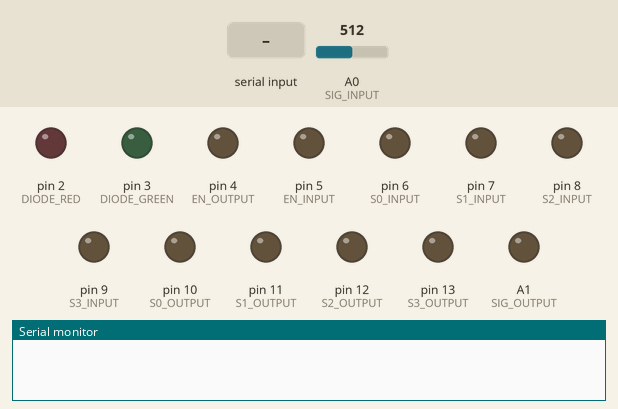
Simulated run of this sketch. Board: Arduino Uno, built with avr-gcc and run on an emulated ATmega328P. Parts: output pins drawn as LEDs (lit = HIGH), the last lines printed to the serial monitor. Dashed ring = blinking. The inputs (shaded band) are chosen by the test bench; at power-on: A0 (SIG_INPUT) = 512.

Above: at 1.2 s.
1.3 s: "0" received over Serial
At 4.0 s:
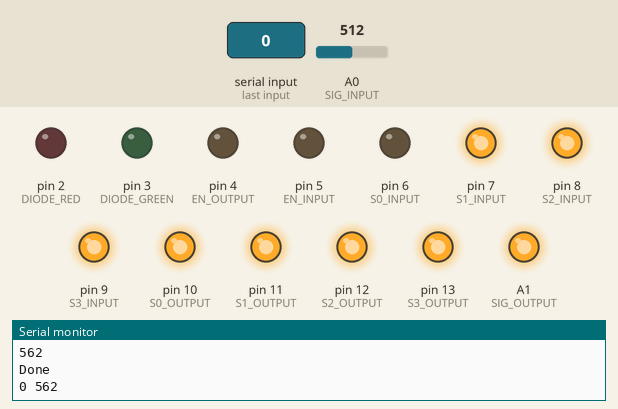
4.3 s: "1" received over Serial
At 5.4 s:
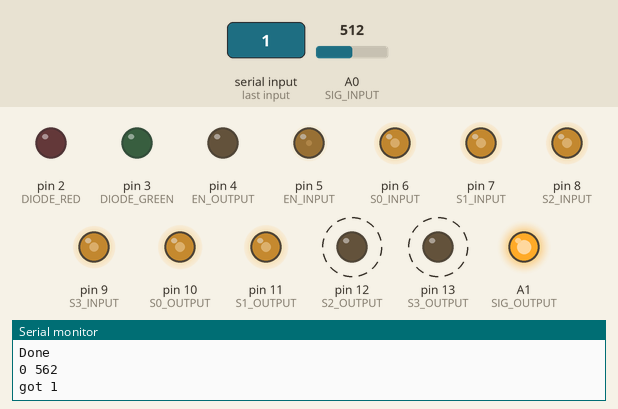
7.3 s: A0 (SIG_INPUT) set to 546
10.3 s: A0 (SIG_INPUT) set to 576
13.3 s: "2" received over Serial
At 14.2 s:
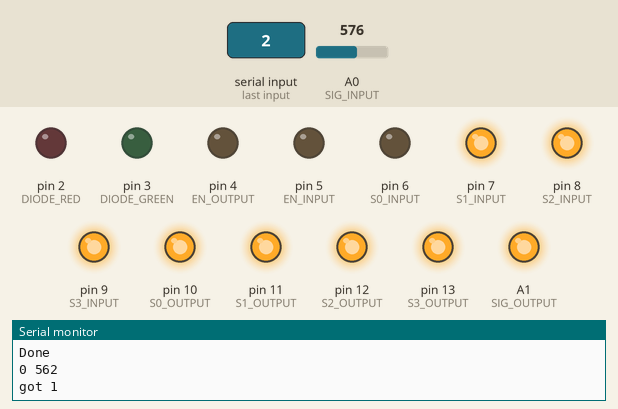
14.8 s: "30,150\n" received over Serial
Timing chart, 0 to 46.5 s (numbered marks = the images above; inputs shaded):
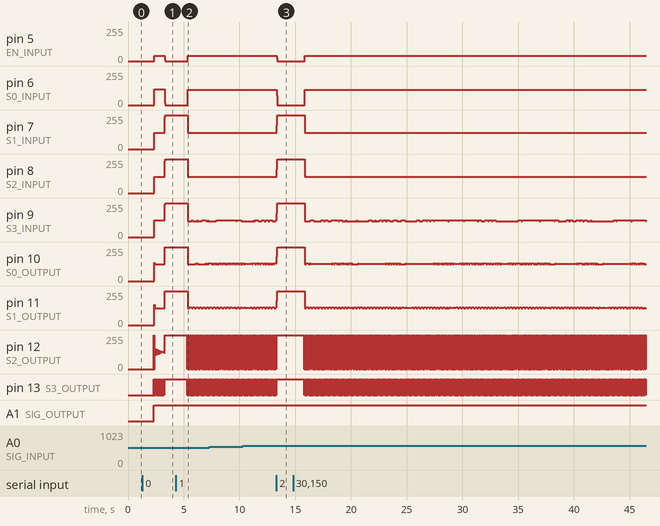

Measured:
- after the input at 1.3 s, pin 5 (EN_INPUT): 0/255 → 39/255 after 1.0 s, → 0/255 0.96 s later; pin 6 (S0_INPUT): 0/255 → 118/255 after 1.0 s, → 0/255 0.96 s later
- after the input at 4.3 s, pin 5 (EN_INPUT): 0/255 → 38/255 after 1.0 s; pin 6 (S0_INPUT): 0/255 → 116/255 after 1.0 s
- after the input at 13.3 s, pin 5 (EN_INPUT): 38/255 → 0/255 at once; pin 6 (S0_INPUT): 116/255 → 0/255 at once; pin 7 (S1_INPUT), pin 8 (S2_INPUT): 122/255 → 255/255 at once; pin 12 (S2_OUTPUT): goes on until 13.3 s, then stays 255/255; pin 13 (S3_OUTPUT): goes on until 13.3 s, then stays HIGH
- after the input at 14.8 s, pin 5 (EN_INPUT): 0/255 → 38/255 after 1.0 s; pin 6 (S0_INPUT): 0/255 → 116/255 after 1.0 s

The sketch:

arduino.ino
```cpp
#define SIG_OUTPUT A1
#define S3_OUTPUT 13
#define S2_OUTPUT 12
#define S1_OUTPUT 11
#define S0_OUTPUT 10
#define EN_OUTPUT 4

#define SIG_INPUT A0
#define S3_INPUT 9
#define S2_INPUT 8
#define S1_INPUT 7
#define S0_INPUT 6
#define EN_INPUT 5

#define DIODE_GREEN 3
#define DIODE_RED 2

// const int cols = 15;
// const int rows = 16;
const int cols = 15;
const int rows = 16;

const int mess = 50;

const boolean channels [16][4] {
  {0, 0, 0, 0}, //channel 0
  {1, 0, 0, 0}, //channel 1
  {0, 1, 0, 0}, //channel 2
  {1, 1, 0, 0}, //channel 3
  {0, 0, 1, 0}, //channel 4
  {1, 0, 1, 0}, //channel 5
  {0, 1, 1, 0}, //channel 6
  {1, 1, 1, 0}, //channel 7
  {0, 0, 0, 1}, //channel 8
  {1, 0, 0, 1}, //channel 9
  {0, 1, 0, 1}, //channel 10
  {1, 1, 0, 1}, //channel 11
  {0, 0, 1, 1}, //channel 12
  {1, 0, 1, 1}, //channel 13
  {0, 1, 1, 1}, //channel 14
  {1, 1, 1, 1} //channel 15
};

bool massiv[rows][cols];
int massiv2[rows][cols];

const int ledPin = 13; // Built in LED in Arduino board
String cmd;

int horizontal, vertical;
int n = 0, err = 1;

void clearMassiv() {
  for (int i = 0; i < rows; i++) {
    for (int j = 0; j < cols; j++) {
      massiv[i][j] = false;
      massiv2[i][j] = 0;
    }
  }
}

void setup() {
  // Initialization
  pinMode(ledPin, OUTPUT);
  digitalWrite(ledPin, LOW);
  Serial.begin(9600); // Communication rate of the Bluetooth Module


  pinMode(S0_OUTPUT, OUTPUT);
  pinMode(S1_OUTPUT, OUTPUT);
  pinMode(S2_OUTPUT, OUTPUT);
  pinMode(S3_OUTPUT, OUTPUT);

  pinMode(S0_INPUT, OUTPUT);
  pinMode(S1_INPUT, OUTPUT);
  pinMode(S2_INPUT, OUTPUT);
  pinMode(S3_INPUT, OUTPUT);

  pinMode(EN_OUTPUT, OUTPUT);
  pinMode(EN_INPUT, OUTPUT);

  pinMode(SIG_OUTPUT, OUTPUT);
  pinMode(SIG_INPUT, INPUT);

  pinMode(DIODE_RED, OUTPUT);
  pinMode(DIODE_GREEN, OUTPUT);

  clearMassiv();
}

String readMsg() {
  if (Serial.available() > 0) { // Check if there is data coming
    String msg = Serial.readString();
    Serial.print("got");
    Serial.print(" ");
    Serial.println(msg);
    return msg; // Read the message as String
  }

  return String(' ');
}

void connect_line_rows(int i) {
  //запрещаем работу

  digitalWrite(EN_OUTPUT, HIGH);

  digitalWrite(S0_OUTPUT, channels[i][0]);
  digitalWrite(S1_OUTPUT, channels[i][1]);
  digitalWrite(S2_OUTPUT, channels[i][2]);
  digitalWrite(S3_OUTPUT, channels[i][3]);

  digitalWrite(EN_OUTPUT, LOW);
  digitalWrite(SIG_OUTPUT, HIGH);
}

void connect_line_cols(int i) {
  //запрещаем работу
  digitalWrite(EN_INPUT, HIGH);

  digitalWrite(S0_INPUT, channels[i][0]);
  digitalWrite(S1_INPUT, channels[i][1]);
  digitalWrite(S2_INPUT, channels[i][2]);
  digitalWrite(S3_INPUT, channels[i][3]);
  digitalWrite(EN_INPUT, LOW);
}

int noise() {
  int m = 0;
  int val = 0;
  Serial.println("Calibrate...");
  for (int i = 0; i < 30; i++) {
    for (int j = 0; j < rows; j++) {
      connect_line_rows(j);
      for (int k = 0; k < cols; k++) {
        connect_line_cols(k);
        val = analogRead(SIG_INPUT);
        if (val > m) {
          m = val;
        }
      }

    }
  }
  Serial.println(m + mess);
  Serial.println("Done");
  return m + mess;
}

void setParameters(String msg) {
  // format "0 row col"
  horizontal = msg[2] - '0';
  vertical = msg[4] - '0';

  Serial.println(horizontal);
  Serial.println(vertical);
  n = noise();
  String str = "0 ";
  str = str + String(n);
  Serial.println(str);
  return;
}


void startTraining() {
  //необходимо пройтись по всем портам S0..S3 выхода и подать на C0..C15 платы питания высокий сигнал
  for (int i = 0; i < rows; i++) {
    connect_line_rows(i);
    for (int j = 0; j < cols; j++) {
      connect_line_cols(j);
      int val = analogRead(SIG_INPUT);
      massiv2[i][j] = val;
      if (val > n) {
        massiv[i][j] = true;
      }
    }
  }

  bool flag = false;
  for (int i = 0; i < horizontal; i++) {
    for (int j = 0; j < vertical; j++) {
      if (massiv[i][j] == true) {
        Serial.println(horizontal);
        Serial.println(vertical);
        Serial.print("in ");
        Serial.print(i);
        Serial.print(" ");
        Serial.print(j);
        Serial.print(" ");
        Serial.println(massiv2[i][j]);
        flag = true;
        break;
      }
    }
  }
  if (flag) {
    clearMassiv();
    digitalWrite(DIODE_RED, LOW);
    digitalWrite(DIODE_GREEN, HIGH);
    return;
  } else {
    digitalWrite(DIODE_GREEN, LOW);
    digitalWrite(DIODE_RED, LOW);
  }

  for (int i = 0; i < horizontal; i++) {
    for (int j = cols - vertical; j < cols; j++) {
      if (massiv[i][j] == true) {
        digitalWrite(DIODE_RED, HIGH);
        Serial.print("out ");
        Serial.print(i);
        Serial.print(" ");
        Serial.print(j);
        Serial.print(" ");
        Serial.println(massiv2[i][j]);
      }
    }
  }

  for (int i = horizontal; i < rows; i++) {
    for (int j = cols - vertical; j < cols; j++) {
      if (massiv[i][j] == true) {
        digitalWrite(DIODE_RED, HIGH);
        Serial.print("out ");
        Serial.print(i);
        Serial.print(" ");
        Serial.print(j);
        Serial.print(" ");
        Serial.println(massiv2[i][j]);
      }
    }
  }

  clearMassiv();
}

void pause() {
  while (readMsg()[0] != '3') {}
  return;
}

void loop() {
  String msg = readMsg();
  // 0 - set type
  // 1 - start training
  // 2 - pause
  // 3 - resume
  // 4 - finish
  switch (msg[0]) {
    case '0':
      setParameters(msg);
      break;
    case '1':
      while ((msg[0] != '4')) {
        startTraining();
        msg = readMsg();
        if (msg[0] == '2') {
          Serial.println("paused");
          pause();
        }
      }
      Serial.println("finished");
      break;
  }
}
```
